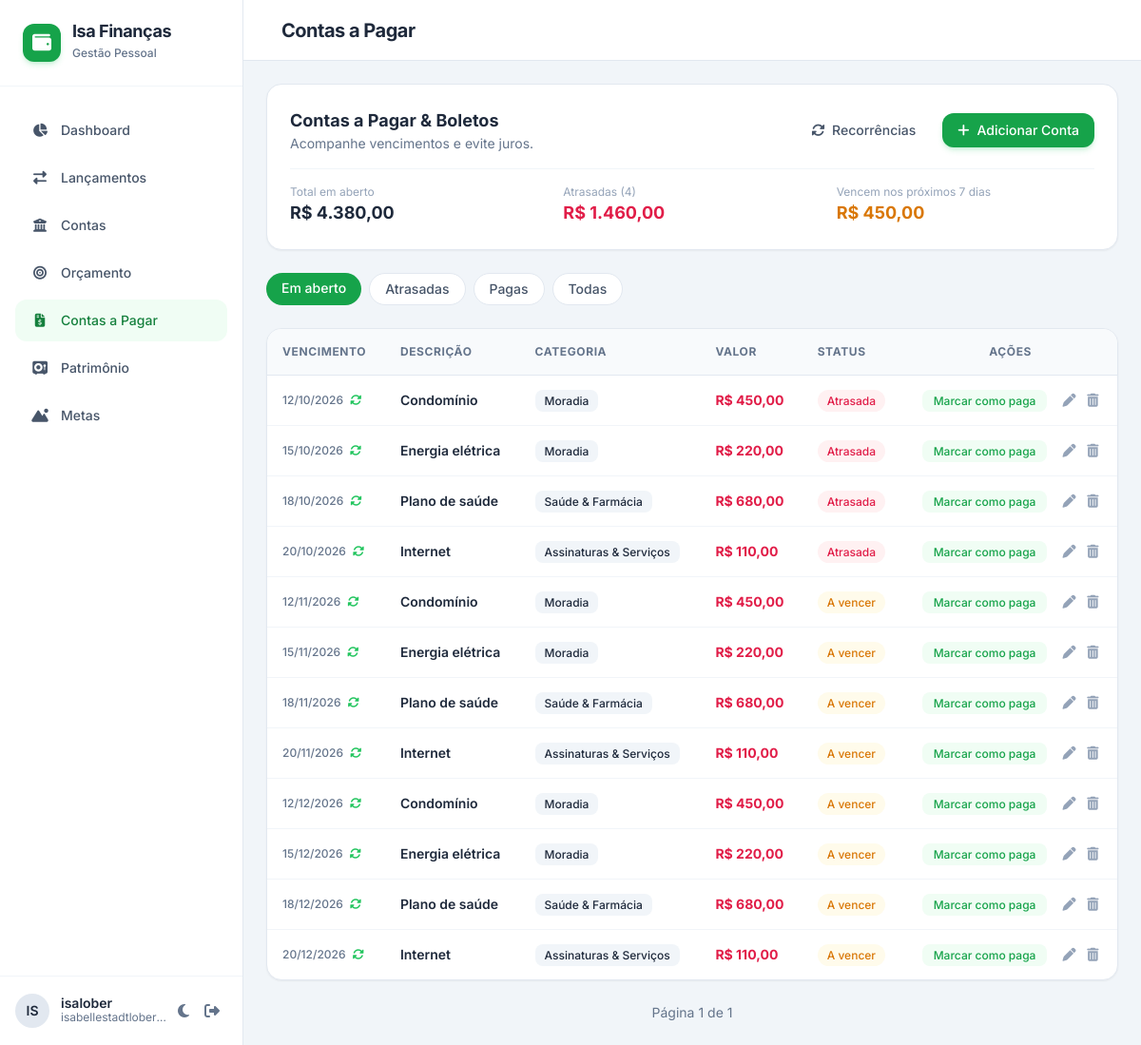
Screenshot of /pagar/ (signed in) with the database file from the repository.
### apps/pagar/models.py (models this page shows, shortened)
class ContaPagar(models.Model):
    descricao = models.CharField(max_length=255)
    valor = models.DecimalField(max_digits=14, decimal_places=2)
    vencimento = models.DateField()
    categoria = models.ForeignKey("lancamentos.Categoria", on_delete=models.PROTECT)
    conta = models.ForeignKey("contas.Conta", null=True, blank=True, on_delete=models.PROTECT)
    recorrencia = models.ForeignKey(
        Recorrencia, null=True, blank=True, on_delete=models.SET_NULL, related_name="contas"
    )
    lancamento = models.OneToOneField(
        "lancamentos.Lancamento", null=True, blank=True, on_delete=models.SET_NULL
    )
    pago_em = models.DateField(null=True, blank=True)
    class Meta:
        verbose_name = "conta a pagar"
        verbose_name_plural = "contas a pagar"
        ordering = ["vencimento"]
        indexes = [models.Index(fields=["vencimento"], name="idx_pagar_venc")]
        constraints = [
            models.UniqueConstraint(
                fields=["recorrencia", "vencimento"], name="uq_pagar_recorrencia_venc"
            )
        ]
    @property
    def status(self):
        if self.pago_em:
            return "paga"
        return "atrasada" if self.vencimento < date.today() else "a_vencer"
    @transaction.atomic
    def pagar(self, conta=None, data=None):
        """Marca como paga e cria o lançamento de despesa correspondente."""
        from apps.lancamentos.models import Lancamento
        if self.pago_em:
            return self.lancamento
        conta = conta or self.conta
        if conta is None:
            raise ValueError("Informe a conta usada no pagamento.")
        data = data or date.today()
        lanc = Lancamento.objects.create(
            tipo=Lancamento.Tipo.DESPESA,
            valor=self.valor,
            data=data,
            descricao=self.descricao,
            conta=conta,
            categoria=self.categoria,
        )
        self.conta, self.lancamento, self.pago_em = conta, lanc, data
        self.save(update_fields=["conta", "lancamento", "pago_em"])
        return lanc

### apps/lancamentos/models.py (models this page shows)
class Categoria(models.Model):
    class Tipo(models.TextChoices):
        RECEITA = "receita", "Receita"
        DESPESA = "despesa", "Despesa"
    nome = models.CharField(max_length=80)
    tipo = models.CharField(max_length=10, choices=Tipo.choices)
    categoria_pai = models.ForeignKey(
        "self", null=True, blank=True, on_delete=models.PROTECT, related_name="filhas"
    )
    icone = models.CharField(
        "ícone", max_length=40, blank=True, help_text="Classe do Font Awesome. Ex.: fa-house"
    )
    class Meta:
        ordering = ["tipo", "nome"]
        constraints = [
            models.UniqueConstraint(fields=["nome", "tipo"], name="uq_categoria_nome_tipo")
        ]
    def __str__(self):
        return self.nome

### apps/pagar/views.py (the view)
# urls.py: path("", views.lista, name="lista"),
@login_required
def lista(request):
    hoje = date.today()
    status = request.GET.get("status", "abertas")
    if status not in STATUS:
        status = "abertas"
    qs = ContaPagar.objects.select_related("categoria", "conta")
    if status == "abertas":
        qs = qs.filter(pago_em__isnull=True).order_by("vencimento")
    elif status == "atrasadas":
        qs = qs.filter(pago_em__isnull=True, vencimento__lt=hoje).order_by("vencimento")
    elif status == "pagas":
        qs = qs.filter(pago_em__isnull=False).order_by("-pago_em")
    else:
        qs = qs.order_by("-vencimento")
    resumo = ContaPagar.objects.filter(pago_em__isnull=True).aggregate(
        aberto=Sum("valor"),
        atrasado=Sum("valor", filter=Q(vencimento__lt=hoje)),
        n_atrasadas=Count("pk", filter=Q(vencimento__lt=hoje)),
        semana=Sum("valor", filter=Q(vencimento__gte=hoje, vencimento__lte=hoje + timedelta(days=7))),
    )
    pagina = Paginator(qs, 25).get_page(request.GET.get("pagina"))
    return render(
        request,
        "pagar/lista.html",
        {"pagina": pagina, "status": status, "status_opcoes": STATUS, "resumo": resumo},
    )

### templates/pagar/lista.html (shortened to what this page needs)
{% extends "base.html" %}
{% load formatos %}
{% block h1 %}Contas a Pagar{% endblock %}
{% block content %}
<div class="space-y-6">
  <div class="bg-white dark:bg-slate-800 p-6 rounded-2xl border border-slate-200 dark:border-slate-700 shadow-sm space-y-4">
    <div class="flex flex-col md:flex-row md:items-center justify-between gap-4">
      <div>
        <h3 class="font-bold text-lg">Contas a Pagar & Boletos</h3>
        <p class="text-sm text-slate-500 dark:text-slate-400">Acompanhe vencimentos e evite juros.</p>
      </div>
      <div class="flex items-center gap-3">
        <a href="{% url 'pagar:recorrencias' %}" class="px-4 py-2 rounded-xl text-sm font-medium text-slate-600 dark:text-slate-300 hover:bg-slate-100 dark:hover:bg-slate-700 transition-colors"><i class="fa-solid fa-rotate mr-1"></i> Recorrências</a>
        <a href="{% url 'pagar:nova' %}" class="bg-brand-600 hover:bg-brand-700 text-white font-medium px-4 py-2 rounded-xl text-sm transition-colors flex items-center space-x-2 shadow-md shadow-brand-500/20">
          <i class="fa-solid fa-plus"></i><span>Adicionar Conta</span>
        </a>
      </div>
    </div>
    <div class="grid grid-cols-1 sm:grid-cols-3 gap-4 pt-4 border-t border-slate-100 dark:border-slate-700/50">
      <div>
        <span class="text-xs text-slate-400 block">Total em aberto</span>
        <span class="font-bold text-lg">{{ resumo.aberto|default:0|brl }}</span>
      </div>
      <div>
        <span class="text-xs text-slate-400 block">Atrasadas ({{ resumo.n_atrasadas }})</span>
        <span class="font-bold text-lg {% if resumo.n_atrasadas %}text-rose-600 dark:text-rose-400{% endif %}">{{ resumo.atrasado|default:0|brl }}</span>
      </div>
      <div>
        <span class="text-xs text-slate-400 block">Vencem nos próximos 7 dias</span>
        <span class="font-bold text-lg {% if resumo.semana %}text-amber-600 dark:text-amber-400{% endif %}">{{ resumo.semana|default:0|brl }}</span>
      </div>
    </div>
  </div>
  <div class="flex flex-wrap gap-2">
    {% for chave, rotulo in status_opcoes.items %}
      <a href="?status={{ chave }}" class="px-4 py-1.5 rounded-full text-sm font-medium transition-colors {% if chave == status %}bg-brand-600 text-white{% else %}bg-white dark:bg-slate-800 text-slate-600 dark:text-slate-300 border border-slate-200 dark:border-slate-700 hover:bg-slate-50 dark:hover:bg-slate-700{% endif %}">{{ rotulo }}</a>
    {% endfor %}
  </div>
  <div class="bg-white dark:bg-slate-800 rounded-2xl border border-slate-200 dark:border-slate-700 shadow-sm overflow-hidden">
    <div class="overflow-x-auto">
      <table class="w-full text-left border-collapse">
        <thead>
          <tr class="bg-slate-50 dark:bg-slate-900/50 border-b border-slate-200 dark:border-slate-700 text-xs font-semibold text-slate-500 uppercase tracking-wider">
            <th class="p-4">Vencimento</th>
            <th class="p-4">Descrição</th>
            <th class="p-4">Categoria</th>
            <th class="p-4">Valor</th>
            <th class="p-4">Status</th>
            <th class="p-4 text-center">Ações</th>
          </tr>
        </thead>
        <tbody class="divide-y divide-slate-100 dark:divide-slate-700/50 text-sm">
          {% for c in pagina %}
          <tr class="hover:bg-slate-50 dark:hover:bg-slate-700/30 transition-colors">
            <td class="p-4 text-xs font-medium text-slate-500 whitespace-nowrap">{{ c.vencimento|date:"d/m/Y" }}{% if c.recorrencia_id %} <i class="fa-solid fa-rotate text-xs text-brand-500 ml-1" title="Recorrente"></i>{% endif %}</td>
            <td class="p-4 font-semibold">{{ c.descricao }}</td>
            <td class="p-4"><span class="px-2.5 py-1 rounded-lg bg-slate-100 dark:bg-slate-700 text-xs font-medium">{{ c.categoria }}</span></td>
            <td class="p-4 font-bold text-rose-600 dark:text-rose-400 whitespace-nowrap">{{ c.valor|brl }}</td>
            <td class="p-4 whitespace-nowrap">
              {% if c.status == "paga" %}<span class="text-xs px-2.5 py-1 rounded-full bg-emerald-50 text-emerald-600 font-medium">Paga em {{ c.pago_em|date:"d/m" }}</span>
              {% elif c.status == "atrasada" %}<span class="text-xs px-2.5 py-1 rounded-full bg-rose-50 text-rose-600 font-medium">Atrasada</span>
              {% else %}<span class="text-xs px-2.5 py-1 rounded-full bg-amber-50 text-amber-600 font-medium">A vencer</span>{% endif %}
            </td>
            <td class="p-4 text-center whitespace-nowrap">
              {% if c.pago_em %}
                <form method="post" action="{% url 'pagar:desfazer' c.pk %}" class="inline" onsubmit="return confirm('Desfazer o pagamento? O lançamento criado será removido.')">
                  {% csrf_token %}
                  <button type="submit" class="text-xs text-slate-400 hover:text-rose-600 transition-colors">Desfazer</button>
                </form>
              {% else %}
                <a href="{% url 'pagar:pagar' c.pk %}" class="px-3 py-1 bg-brand-50 dark:bg-brand-950/50 text-brand-600 hover:bg-brand-100 rounded-lg text-xs font-medium transition-colors">Marcar como paga</a>
                <a href="{% url 'pagar:editar' c.pk %}" class="text-slate-400 hover:text-brand-600 transition-colors ml-3" title="Editar"><i class="fa-solid fa-pen"></i></a>
                <a href="{% url 'pagar:excluir' c.pk %}" class="text-slate-400 hover:text-rose-600 transition-colors ml-2" title="Excluir"><i class="fa-solid fa-trash-can"></i></a>
              {% endif %}
            </td>
          </tr>
          {% empty %}
          <tr><td colspan="6" class="p-6 text-center text-slate-400">Nenhuma conta nesta lista.</td></tr>
          {% endfor %}
        </tbody>
      </table>
    </div>
  </div>
  <nav class="flex items-center justify-center gap-4 text-sm text-slate-500">
    <span>Página {{ pagina.number }} de {{ pagina.paginator.num_pages }}</span>
  </nav>
</div>
{% endblock %}

### templates/base.html (shortened to what this page needs)
<!DOCTYPE html>
<html lang="pt-BR" class="h-full">
<head>
  {% include "partials/head.html" %}
</head>
<body class="h-full bg-slate-100 dark:bg-slate-900 text-slate-800 dark:text-slate-100 transition-colors duration-200 flex flex-col overflow-hidden">
<div class="flex h-full w-full overflow-hidden">
  <aside id="sidebar" class="w-64 bg-white dark:bg-slate-800 border-r border-slate-200 dark:border-slate-700 flex flex-col z-20 transition-transform duration-300 -translate-x-full md:translate-x-0 absolute md:relative h-full">
    <div class="p-6 border-b border-slate-100 dark:border-slate-700/50 flex items-center justify-between">
      <div class="flex items-center space-x-3">
        <div class="w-10 h-10 rounded-xl bg-brand-600 text-white flex items-center justify-center font-bold text-xl shadow-md shadow-brand-500/20">
          <i class="fa-solid fa-wallet"></i>
        </div>
        <div>
          <h1 class="font-bold text-lg tracking-tight leading-none">Isa Finanças</h1>
          <span class="text-xs text-slate-500 dark:text-slate-400 font-medium">Gestão Pessoal</span>
        </div>
      </div>
    </div>
    <nav class="flex-1 px-4 py-6 space-y-1.5 overflow-y-auto custom-scrollbar">
      <a href="{% url 'dashboard' %}"
         class="flex items-center space-x-3 px-4 py-3 rounded-xl text-sm font-medium transition-colors {% if request.resolver_match.url_name == 'dashboard' %}bg-brand-50 text-brand-700 dark:bg-brand-950/40 dark:text-brand-400{% else %}text-slate-600 dark:text-slate-400 hover:bg-slate-50 dark:hover:bg-slate-700/50{% endif %}">
        <i class="fa-solid fa-chart-pie w-5 text-center"></i><span>Dashboard</span>
      </a>
      <a href="{% url 'lancamentos:lista' %}"
         class="flex items-center space-x-3 px-4 py-3 rounded-xl text-sm font-medium transition-colors {% if request.resolver_match.app_name == 'lancamentos' %}bg-brand-50 text-brand-700 dark:bg-brand-950/40 dark:text-brand-400{% else %}text-slate-600 dark:text-slate-400 hover:bg-slate-50 dark:hover:bg-slate-700/50{% endif %}">
        <i class="fa-solid fa-right-left w-5 text-center"></i><span>Lançamentos</span>
      </a>
      <a href="{% url 'contas:lista' %}"
         class="flex items-center space-x-3 px-4 py-3 rounded-xl text-sm font-medium transition-colors {% if request.resolver_match.app_name == 'contas' %}bg-brand-50 text-brand-700 dark:bg-brand-950/40 dark:text-brand-400{% else %}text-slate-600 dark:text-slate-400 hover:bg-slate-50 dark:hover:bg-slate-700/50{% endif %}">
        <i class="fa-solid fa-building-columns w-5 text-center"></i><span>Contas</span>
      </a>
      <a href="{% url 'orcamento:lista' %}"
         class="flex items-center space-x-3 px-4 py-3 rounded-xl text-sm font-medium transition-colors {% if request.resolver_match.app_name == 'orcamento' %}bg-brand-50 text-brand-700 dark:bg-brand-950/40 dark:text-brand-400{% else %}text-slate-600 dark:text-slate-400 hover:bg-slate-50 dark:hover:bg-slate-700/50{% endif %}">
        <i class="fa-solid fa-bullseye w-5 text-center"></i><span>Orçamento</span>
      </a>
      <a href="{% url 'pagar:lista' %}"
         class="flex items-center space-x-3 px-4 py-3 rounded-xl text-sm font-medium transition-colors {% if request.resolver_match.app_name == 'pagar' %}bg-brand-50 text-brand-700 dark:bg-brand-950/40 dark:text-brand-400{% else %}text-slate-600 dark:text-slate-400 hover:bg-slate-50 dark:hover:bg-slate-700/50{% endif %}">
        <i class="fa-solid fa-file-invoice-dollar w-5 text-center"></i><span>Contas a Pagar</span>
      </a>
      <a href="{% url 'patrimonio:index' %}"
         class="flex items-center space-x-3 px-4 py-3 rounded-xl text-sm font-medium transition-colors {% if request.resolver_match.app_name == 'patrimonio' %}bg-brand-50 text-brand-700 dark:bg-brand-950/40 dark:text-brand-400{% else %}text-slate-600 dark:text-slate-400 hover:bg-slate-50 dark:hover:bg-slate-700/50{% endif %}">
        <i class="fa-solid fa-vault w-5 text-center"></i><span>Patrimônio</span>
      </a>
      <a href="{% url 'metas:lista' %}"
         class="flex items-center space-x-3 px-4 py-3 rounded-xl text-sm font-medium transition-colors {% if request.resolver_match.app_name == 'metas' %}bg-brand-50 text-brand-700 dark:bg-brand-950/40 dark:text-brand-400{% else %}text-slate-600 dark:text-slate-400 hover:bg-slate-50 dark:hover:bg-slate-700/50{% endif %}">
        <i class="fa-solid fa-mountain-sun w-5 text-center"></i><span>Metas</span>
      </a>
    </nav>
    <div class="p-4 border-t border-slate-100 dark:border-slate-700/50 flex items-center justify-between">
      <div class="flex items-center space-x-3 min-w-0">
        <div class="w-9 h-9 shrink-0 rounded-full bg-slate-200 dark:bg-slate-700 flex items-center justify-center font-semibold text-sm">
          {{ request.user.username|slice:":2"|upper }}
        </div>
        <div class="min-w-0">
          <p class="text-sm font-semibold leading-none truncate">{{ request.user.get_full_name|default:request.user.username }}</p>
          <span class="text-xs text-slate-500 dark:text-slate-400 block truncate">{{ request.user.email|default:"sem e-mail" }}</span>
        </div>
      </div>
      <div class="flex items-center">
        <button onclick="toggleDarkMode()" class="p-2 rounded-lg text-slate-500 hover:bg-slate-100 dark:hover:bg-slate-700 transition-colors" title="Alternar tema">
          <i id="theme-icon" class="fa-solid fa-moon"></i>
        </button>
        <form method="post" action="{% url 'logout' %}">
          <button type="submit" class="p-2 rounded-lg text-slate-500 hover:bg-slate-100 dark:hover:bg-slate-700 transition-colors" title="Sair">
            <i class="fa-solid fa-right-from-bracket"></i>
          </button>
        </form>
      </div>
    </div>
  </aside>
  <main class="flex-1 flex flex-col h-full overflow-hidden relative">
    <header class="bg-white dark:bg-slate-800 border-b border-slate-200 dark:border-slate-700 h-16 px-6 flex items-center justify-between shrink-0 z-10">
      <div class="flex items-center space-x-4">
        <h2 class="text-xl font-bold tracking-tight">{% block h1 %}{% endblock %}</h2>
      </div>
    </header>
    <div class="flex-1 overflow-y-auto custom-scrollbar p-6 bg-slate-100 dark:bg-slate-900">
      {% block content %}{% endblock %}
    </div>
  </main>
</div>
</body>
</html>

### rows the page displays
ContaPagar: vencimento "12/10/2026", descricao "Condomínio", categoria "Moradia", valor|brl "R$ 450,00", shows "Atrasada", shows "Marcar como paga"
ContaPagar: vencimento "15/10/2026", descricao "Energia elétrica", categoria "Moradia", valor|brl "R$ 220,00", shows "Atrasada", shows "Marcar como paga"
ContaPagar: vencimento "18/10/2026", descricao "Plano de saúde", categoria "Saúde & Farmácia", valor|brl "R$ 680,00", shows "Atrasada", shows "Marcar como paga"
ContaPagar: vencimento "20/10/2026", descricao "Internet", categoria "Assinaturas & Serviços", valor|brl "R$ 110,00", shows "Atrasada", shows "Marcar como paga"
ContaPagar: vencimento "12/11/2026", descricao "Condomínio", categoria "Moradia", valor|brl "R$ 450,00", shows "A vencer", shows "Marcar como paga"
ContaPagar: vencimento "15/11/2026", descricao "Energia elétrica", categoria "Moradia", valor|brl "R$ 220,00", shows "A vencer", shows "Marcar como paga"
ContaPagar: vencimento "18/11/2026", descricao "Plano de saúde", categoria "Saúde & Farmácia", valor|brl "R$ 680,00", shows "A vencer", shows "Marcar como paga"
ContaPagar: vencimento "20/11/2026", descricao "Internet", categoria "Assinaturas & Serviços", valor|brl "R$ 110,00", shows "A vencer", shows "Marcar como paga"
ContaPagar: vencimento "12/12/2026", descricao "Condomínio", categoria "Moradia", valor|brl "R$ 450,00", shows "A vencer", shows "Marcar como paga"
ContaPagar: vencimento "15/12/2026", descricao "Energia elétrica", categoria "Moradia", valor|brl "R$ 220,00", shows "A vencer", shows "Marcar como paga"
ContaPagar: vencimento "18/12/2026", descricao "Plano de saúde", categoria "Saúde & Farmácia", valor|brl "R$ 680,00", shows "A vencer", shows "Marcar como paga"
ContaPagar: vencimento "20/12/2026", descricao "Internet", categoria "Assinaturas & Serviços", valor|brl "R$ 110,00", shows "A vencer", shows "Marcar como paga"

### other values shown
{{ request.user.username|slice:":2"|upper }} "IS"
{{ request.user.get_full_name|default:request.user.username }} "isalober"
{{ request.user.email|default:"sem e-mail" }} "isabellestadtlober…"
{{ resumo.aberto|default:0|brl }} "R$ 4.380,00"
{{ resumo.n_atrasadas }} "4"
{{ resumo.atrasado|default:0|brl }} "R$ 1.460,00"
{{ resumo.semana|default:0|brl }} "R$ 450,00"
{{ rotulo }} "Em aberto" "Atrasadas" "Pagas" "Todas"
{{ pagina.number }} "1"
{{ pagina.paginator.num_pages }} "1"
